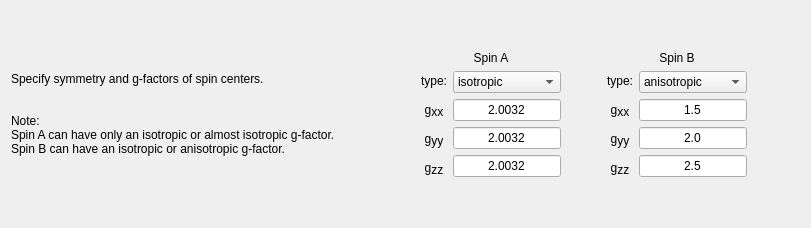
            <widget class="QWidget" name="fit_spin_system_tab">
             <attribute name="title">
              <string>Spin System</string>
             </attribute>
             <layout class="QHBoxLayout" name="horizontalLayout_52">
              <item>
               <widget class="QLabel" name="label_89">
                <property name="text">
                 <string>Specify symmetry and g-factors of spin centers.


Note:
Spin A can have only an isotropic or almost isotropic g-factor. 
Spin B can have an isotropic or anisotropic g-factor.</string>
                </property>
               </widget>
              </item>
              <item>
               <spacer name="horizontalSpacer_26">
                <property name="orientation">
                 <enum>Qt::Horizontal</enum>
                </property>
                <property name="sizeType">
                 <enum>QSizePolicy::Fixed</enum>
                </property>
                <property name="sizeHint" stdset="0">
                 <size>
                  <width>40</width>
                  <height>20</height>
                 </size>
                </property>
               </spacer>
              </item>
              <item>
               <layout class="QHBoxLayout" name="horizontalLayout_49">
                <item>
                 <spacer name="horizontalSpacer_49">
                  <property name="orientation">
                   <enum>Qt::Horizontal</enum>
                  </property>
                  <property name="sizeHint" stdset="0">
                   <size>
                    <width>40</width>
                    <height>20</height>
                   </size>
                  </property>
                 </spacer>
                </item>
                <item>
                 <layout class="QVBoxLayout" name="verticalLayout_27">
                  <item>
                   <spacer name="verticalSpacer_14">
                    <property name="orientation">
                     <enum>Qt::Vertical</enum>
                    </property>
                    <property name="sizeHint" stdset="0">
                     <size>
                      <width>20</width>
                      <height>40</height>
                     </size>
                    </property>
                   </spacer>
                  </item>
                  <item>
                   <widget class="QLabel" name="label_92">
                    <property name="sizePolicy">
                     <sizepolicy hsizetype="Minimum" vsizetype="Minimum">
                      <horstretch>0</horstretch>
                      <verstretch>0</verstretch>
                     </sizepolicy>
                    </property>
                    <property name="text">
                     <string>Spin A</string>
                    </property>
                    <property name="alignment">
                     <set>Qt::AlignCenter</set>
                    </property>
                   </widget>
                  </item>
                  <item>
                   <layout class="QHBoxLayout" name="horizontalLayout_50">
                    <item>
                     <layout class="QGridLayout" name="gridLayout_10">
                      <item row="0" column="0">
                       <widget class="QLabel" name="label_93">
                        <property name="sizePolicy">
                         <sizepolicy hsizetype="Minimum" vsizetype="Preferred">
                          <horstretch>0</horstretch>
                          <verstretch>0</verstretch>
                         </sizepolicy>
                        </property>
                        <property name="text">
                         <string>type:</string>
                        </property>
                        <property name="alignment">
                         <set>Qt::AlignCenter</set>
                        </property>
                       </widget>
                      </item>
                      <item row="1" column="0">
                       <widget class="QLabel" name="label_94">
                        <property name="sizePolicy">
                         <sizepolicy hsizetype="Minimum" vsizetype="Preferred">
                          <horstretch>0</horstretch>
                          <verstretch>0</verstretch>
                         </sizepolicy>
                        </property>
                        <property name="text">
                         <string>&lt;html&gt;&lt;head/&gt;&lt;body&gt;&lt;p&gt;g&lt;span style=&quot; font-size:14pt; vertical-align:sub;&quot;&gt;xx&lt;/span&gt;&lt;/p&gt;&lt;/body&gt;&lt;/html&gt;</string>
                        </property>
                        <property name="alignment">
                         <set>Qt::AlignCenter</set>
                        </property>
                       </widget>
                      </item>
                      <item row="2" column="0">
                       <widget class="QLabel" name="label_95">
                        <property name="sizePolicy">
                         <sizepolicy hsizetype="Minimum" vsizetype="Preferred">
                          <horstretch>0</horstretch>
                          <verstretch>0</verstretch>
                         </sizepolicy>
                        </property>
                        <property name="text">
                         <string>&lt;html&gt;&lt;head/&gt;&lt;body&gt;&lt;p&gt;g&lt;span style=&quot; font-size:14pt; vertical-align:sub;&quot;&gt;yy&lt;/span&gt;&lt;/p&gt;&lt;/body&gt;&lt;/html&gt;</string>
                        </property>
                        <property name="alignment">
                         <set>Qt::AlignCenter</set>
                        </property>
                       </widget>
                      </item>
                      <item row="3" column="0">
                       <widget class="QLabel" name="label_96">
                        <property name="sizePolicy">
                         <sizepolicy hsizetype="Minimum" vsizetype="Preferred">
                          <horstretch>0</horstretch>
                          <verstretch>0</verstretch>
                         </sizepolicy>
                        </property>
                        <property name="text">
                         <string>&lt;html&gt;&lt;head/&gt;&lt;body&gt;&lt;p&gt;g&lt;span style=&quot; font-size:14pt; vertical-align:sub;&quot;&gt;zz&lt;/span&gt;&lt;/p&gt;&lt;/body&gt;&lt;/html&gt;</string>
                        </property>
                        <property name="alignment">
                         <set>Qt::AlignCenter</set>
                        </property>
                       </widget>
                      </item>
                     </layout>
                    </item>
                    <item>
                     <layout class="QVBoxLayout" name="verticalLayout_28">
                      <item>
                       <layout class="QGridLayout" name="gridLayout_13">
                        <property name="horizontalSpacing">
                         <number>6</number>
                        </property>
                        <item row="1" column="0">
                         <widget class="QLineEdit" name="spinA_gxx_line_fit">
                          <property name="sizePolicy">
                           <sizepolicy hsizetype="Fixed" vsizetype="Fixed">
                            <horstretch>0</horstretch>
                            <verstretch>0</verstretch>
                           </sizepolicy>
                          </property>
                          <property name="text">
                           <string>2.0032</string>
                          </property>
                          <property name="alignment">
                           <set>Qt::AlignCenter</set>
                          </property>
                         </widget>
                        </item>
                        <item row="2" column="0">
                         <widget class="QLineEdit" name="spinA_gyy_line_fit">
                          <property name="sizePolicy">
                           <sizepolicy hsizetype="Fixed" vsizetype="Fixed">
                            <horstretch>0</horstretch>
                            <verstretch>0</verstretch>
                           </sizepolicy>
                          </property>
                          <property name="text">
                           <string>2.0032</string>
                          </property>
                          <property name="alignment">
                           <set>Qt::AlignCenter</set>
                          </property>
                         </widget>
                        </item>
                        <item row="3" column="0">
                         <widget class="QLineEdit" name="spinA_gzz_line_fit">
                          <property name="sizePolicy">
                           <sizepolicy hsizetype="Fixed" vsizetype="Fixed">
                            <horstretch>0</horstretch>
                            <verstretch>0</verstretch>
                           </sizepolicy>
                          </property>
                          <property name="text">
                           <string>2.0032</string>
                          </property>
                          <property name="alignment">
                           <set>Qt::AlignCenter</set>
                          </property>
                         </widget>
                        </item>
                        <item row="0" column="0">
                         <widget class="QComboBox" name="spinA_type_box_fit">
                          <property name="sizePolicy">
                           <sizepolicy hsizetype="Minimum" vsizetype="Fixed">
                            <horstretch>0</horstretch>
                            <verstretch>0</verstretch>
                           </sizepolicy>
                          </property>
                          <item>
                           <property name="text">
                            <string>isotropic</string>
                           </property>
                          </item>
                         </widget>
                        </item>
                       </layout>
                      </item>
                     </layout>
                    </item>
                   </layout>
                  </item>
                  <item>
                   <spacer name="verticalSpacer_17">
                    <property name="orientation">
                     <enum>Qt::Vertical</enum>
                    </property>
                    <property name="sizeHint" stdset="0">
                     <size>
                      <width>20</width>
                      <height>40</height>
                     </size>
                    </property>
                   </spacer>
                  </item>
                 </layout>
                </item>
                <item>
                 <spacer name="horizontalSpacer_24">
                  <property name="orientation">
                   <enum>Qt::Horizontal</enum>
                  </property>
                  <property name="sizeHint" stdset="0">
                   <size>
                    <width>40</width>
                    <height>20</height>
                   </size>
                  </property>
                 </spacer>
                </item>
                <item>
                 <layout class="QVBoxLayout" name="verticalLayout_29">
                  <item>
                   <spacer name="verticalSpacer_18">
                    <property name="orientation">
                     <enum>Qt::Vertical</enum>
                    </property>
                    <property name="sizeHint" stdset="0">
                     <size>
                      <width>20</width>
                      <height>40</height>
                     </size>
                    </property>
                   </spacer>
                  </item>
                  <item>
                   <widget class="QLabel" name="label_97">
                    <property name="sizePolicy">
                     <sizepolicy hsizetype="Minimum" vsizetype="Minimum">
                      <horstretch>0</horstretch>
                      <verstretch>0</verstretch>
                     </sizepolicy>
                    </property>
                    <property name="text">
                     <string>Spin B</string>
                    </property>
                    <property name="alignment">
                     <set>Qt::AlignCenter</set>
                    </property>
                   </widget>
                  </item>
                  <item>
                   <layout class="QHBoxLayout" name="horizontalLayout_51">
                    <item>
                     <layout class="QGridLayout" name="gridLayout_15">
                      <item row="1" column="1">
                       <widget class="QLabel" name="label_98">
                        <property name="sizePolicy">
                         <sizepolicy hsizetype="Minimum" vsizetype="Preferred">
                          <horstretch>0</horstretch>
                          <verstretch>0</verstretch>
                         </sizepolicy>
                        </property>
                        <property name="text">
                         <string>&lt;html&gt;&lt;head/&gt;&lt;body&gt;&lt;p&gt;g&lt;span style=&quot; font-size:14pt; vertical-align:sub;&quot;&gt;xx&lt;/span&gt;&lt;/p&gt;&lt;/body&gt;&lt;/html&gt;</string>
                        </property>
                        <property name="alignment">
                         <set>Qt::AlignCenter</set>
                        </property>
                       </widget>
                      </item>
                      <item row="3" column="1">
                       <widget class="QLabel" name="label_99">
                        <property name="sizePolicy">
                         <sizepolicy hsizetype="Minimum" vsizetype="Preferred">
                          <horstretch>0</horstretch>
                          <verstretch>0</verstretch>
                         </sizepolicy>
                        </property>
                        <property name="text">
                         <string>&lt;html&gt;&lt;head/&gt;&lt;body&gt;&lt;p&gt;g&lt;span style=&quot; font-size:14pt; vertical-align:sub;&quot;&gt;zz&lt;/span&gt;&lt;/p&gt;&lt;/body&gt;&lt;/html&gt;</string>
                        </property>
                        <property name="alignment">
                         <set>Qt::AlignCenter</set>
                        </property>
                       </widget>
                      </item>
                      <item row="0" column="1">
                       <widget class="QLabel" name="label_100">
                        <property name="sizePolicy">
                         <sizepolicy hsizetype="Minimum" vsizetype="Preferred">
                          <horstretch>0</horstretch>
                          <verstretch>0</verstretch>
                         </sizepolicy>
                        </property>
                        <property name="text">
                         <string>type:</string>
                        </property>
                        <property name="alignment">
                         <set>Qt::AlignCenter</set>
                        </property>
                       </widget>
                      </item>
                      <item row="2" column="1">
                       <widget class="QLabel" name="label_101">
                        <property name="sizePolicy">
                         <sizepolicy hsizetype="Minimum" vsizetype="Preferred">
                          <horstretch>0</horstretch>
                          <verstretch>0</verstretch>
                         </sizepolicy>
                        </property>
                        <property name="text">
                         <string>&lt;html&gt;&lt;head/&gt;&lt;body&gt;&lt;p&gt;g&lt;span style=&quot; font-size:14pt; vertical-align:sub;&quot;&gt;yy&lt;/span&gt;&lt;/p&gt;&lt;/body&gt;&lt;/html&gt;</string>
                        </property>
                        <property name="alignment">
                         <set>Qt::AlignCenter</set>
                        </property>
                       </widget>
                      </item>
                     </layout>
                    </item>
                    <item>
                     <layout class="QVBoxLayout" name="verticalLayout_30">
                      <item>
                       <layout class="QGridLayout" name="gridLayout_16">
                        <item row="1" column="0">
                         <widget class="QLineEdit" name="spinB_gxx_line_fit">
                          <property name="sizePolicy">
                           <sizepolicy hsizetype="Minimum" vsizetype="Fixed">
                            <horstretch>0</horstretch>
                            <verstretch>0</verstretch>
                           </sizepolicy>
                          </property>
                          <property name="text">
                           <string>1.5</string>
                          </property>
                          <property name="alignment">
                           <set>Qt::AlignCenter</set>
                          </property>
                         </widget>
                        </item>
                        <item row="2" column="0">
                         <widget class="QLineEdit" name="spinB_gyy_line_fit">
                          <property name="sizePolicy">
                           <sizepolicy hsizetype="Maximum" vsizetype="Fixed">
                            <horstretch>0</horstretch>
                            <verstretch>0</verstretch>
                           </sizepolicy>
                          </property>
                          <property name="text">
                           <string>2.0</string>
                          </property>
                          <property name="alignment">
                           <set>Qt::AlignCenter</set>
                          </property>
                         </widget>
                        </item>
                        <item row="3" column="0">
                         <widget class="QLineEdit" name="spinB_gzz_line_fit">
                          <property name="sizePolicy">
                           <sizepolicy hsizetype="Minimum" vsizetype="Fixed">
                            <horstretch>0</horstretch>
                            <verstretch>0</verstretch>
                           </sizepolicy>
                          </property>
                          <property name="text">
                           <string>2.5</string>
                          </property>
                          <property name="alignment">
                           <set>Qt::AlignCenter</set>
                          </property>
                         </widget>
                        </item>
                        <item row="0" column="0">
                         <widget class="QComboBox" name="spinB_type_box_fit">
                          <property name="sizePolicy">
                           <sizepolicy hsizetype="Minimum" vsizetype="Fixed">
                            <horstretch>0</horstretch>
                            <verstretch>0</verstretch>
                           </sizepolicy>
                          </property>
                          <item>
                           <property name="text">
                            <string>anisotropic</string>
                           </property>
                          </item>
                          <item>
                           <property name="text">
                            <string>isotropic</string>
                           </property>
                          </item>
                         </widget>
                        </item>
                       </layout>
                      </item>
                     </layout>
                    </item>
                   </layout>
                  </item>
                  <item>
                   <spacer name="verticalSpacer_19">
                    <property name="orientation">
                     <enum>Qt::Vertical</enum>
                    </property>
                    <property name="sizeHint" stdset="0">
                     <size>
                      <width>20</width>
                      <height>40</height>
                     </size>
                    </property>
                   </spacer>
                  </item>
                 </layout>
                </item>
                <item>
                 <spacer name="horizontalSpacer_25">
                  <property name="orientation">
                   <enum>Qt::Horizontal</enum>
                  </property>
                  <property name="sizeHint" stdset="0">
                   <size>
                    <width>40</width>
                    <height>20</height>
                   </size>
                  </property>
                 </spacer>
                </item>
               </layout>
              </item>
              <item>
               <widget class="QLabel" name="label_102">
                <property name="text">
                 <string/>
                </property>
               </widget>
              </item>
             </layout>
            </widget>
